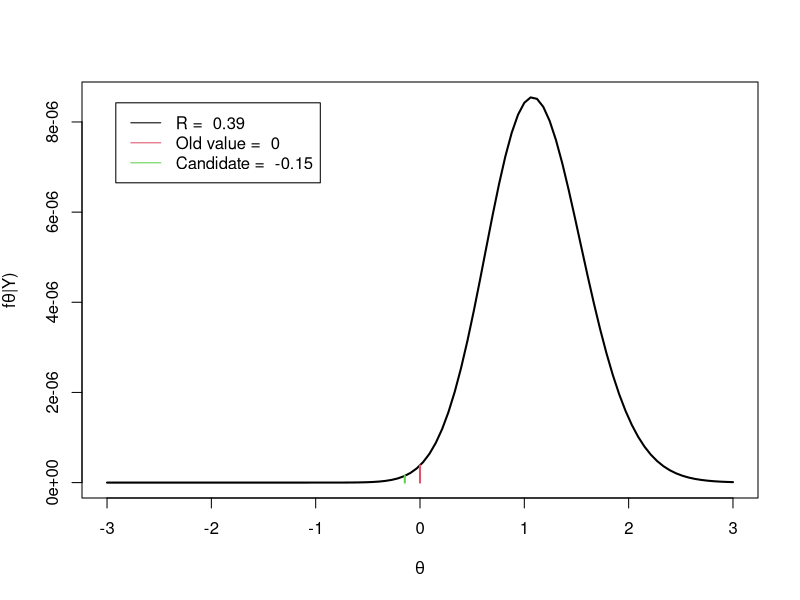
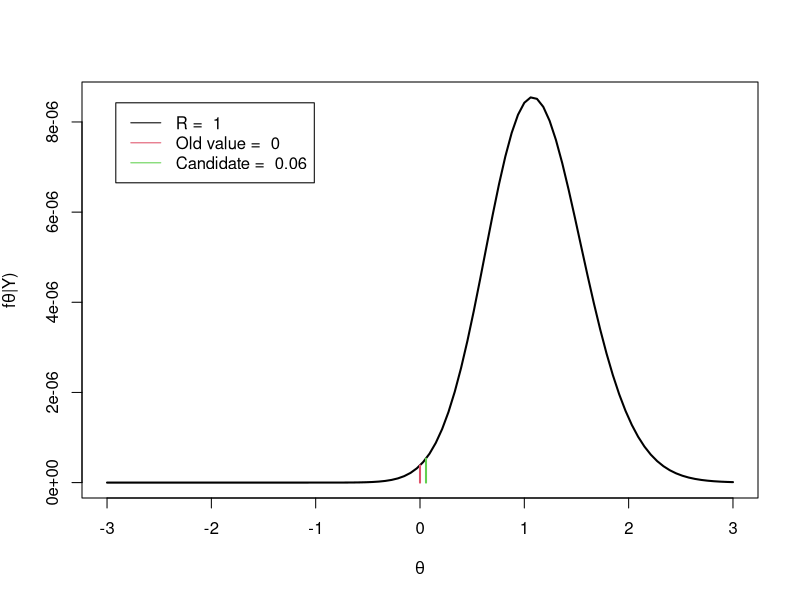
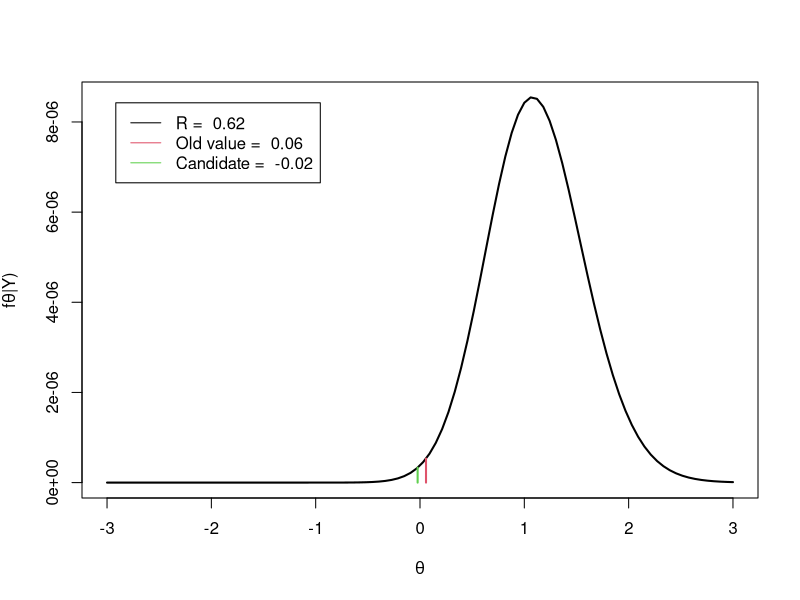
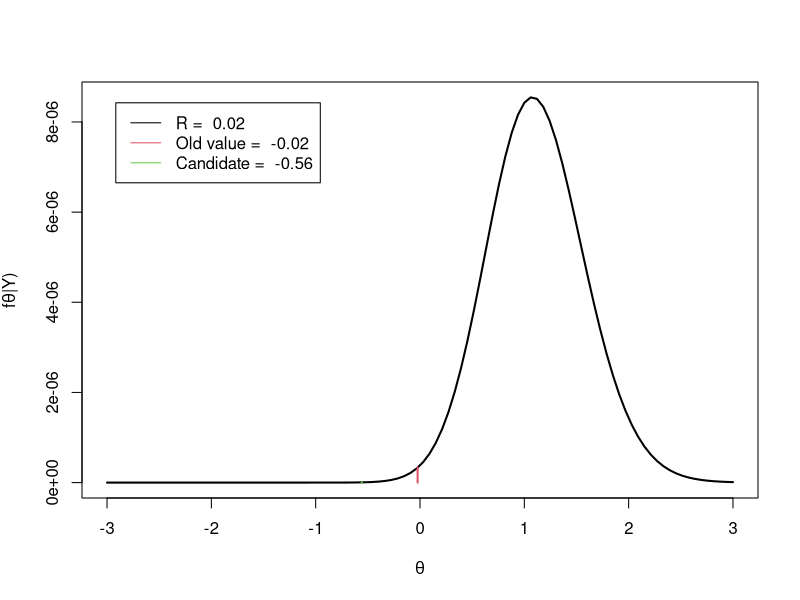
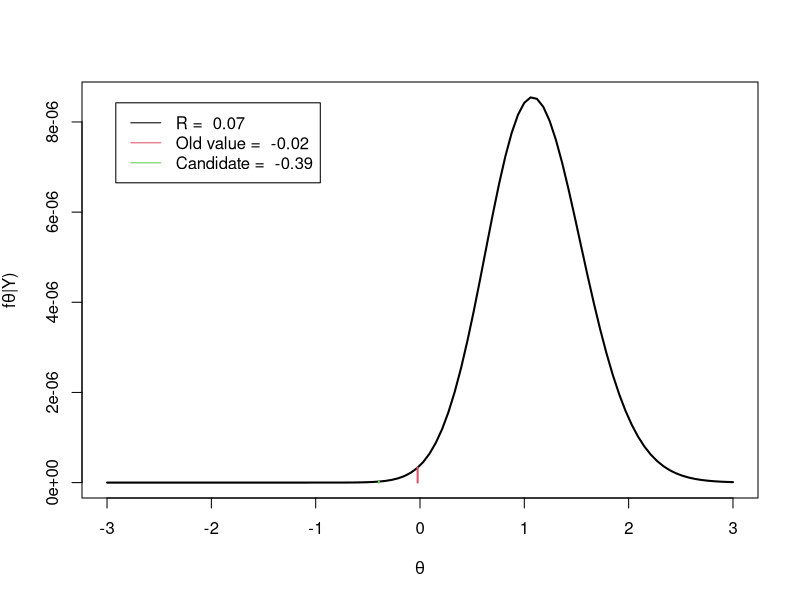
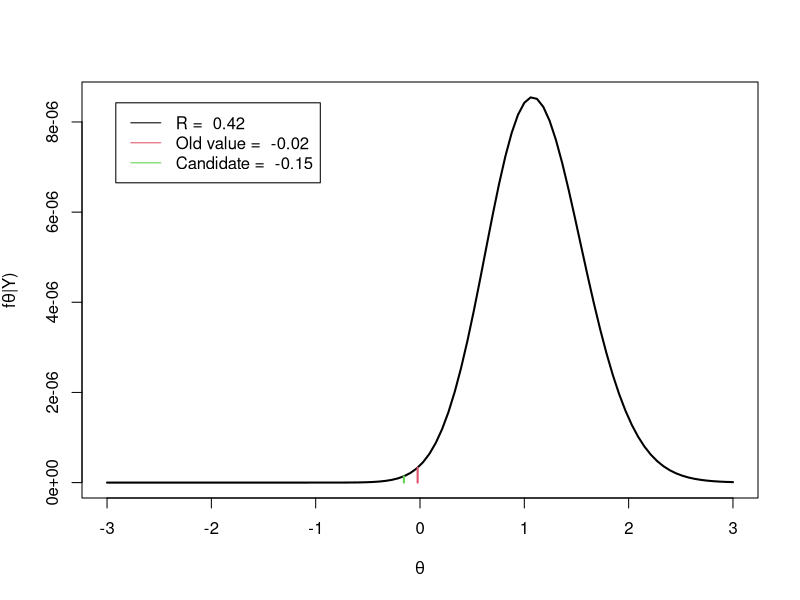
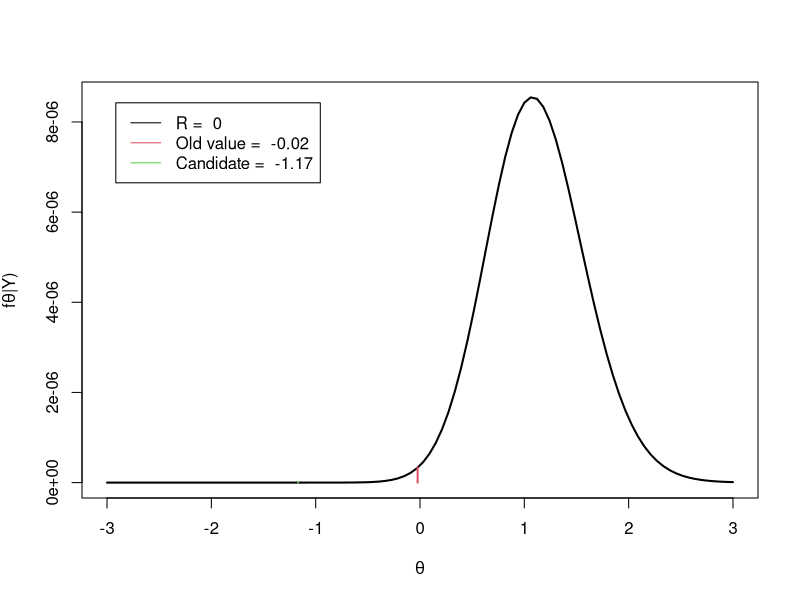
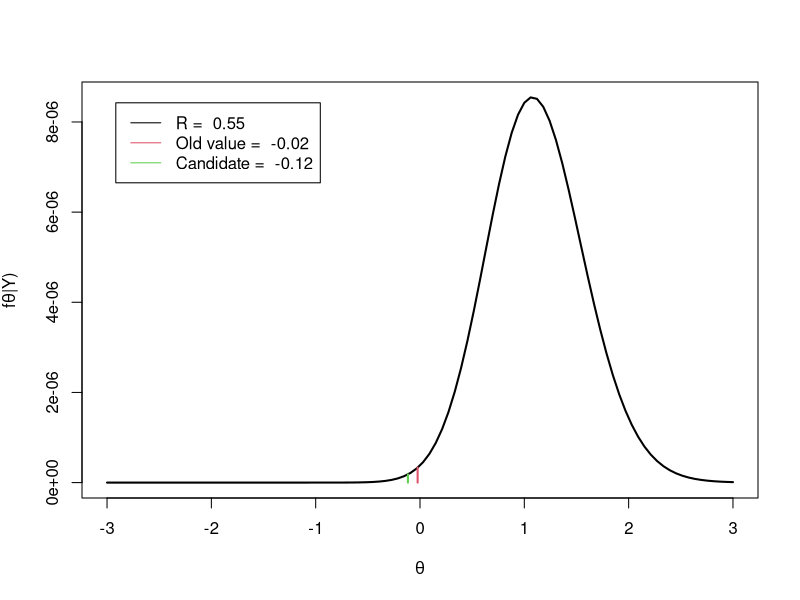

Source code (R) for these figures, in order:
# Step-by-step illustration of Metropolis sampling for a 1D posterior


# Function to compute the posterior distribution:
# Likelihood: Y[i] ~ Bern(expit(theta))
# Prior:      theta ~ Normal(pri_mn,pri_sd)
post <- function(theta,Y,pri_mn=0,pri_sd=1){
  prob  <- exp(theta)/(1+exp(theta))
  prior <- dnorm(theta,pri_mn,pri_sd)
  like  <- prod(dbinom(Y,1,prob))
  return(like*prior)}


# Generate fake data

set.seed(0820)
Y<-rbinom(20,1,0.7)

# Compute the posterior on a grid for reference

theta_grid <- seq(-3,3,length=100)
dense      <- rep(0,100)
for(i in 1:100){
  dense[i]<-post(theta_grid[i],Y)
}


# MCMC set-up

n.iters <- 10000
can_sd  <- 0.5 # Try different values of can_sd to see the effect on the acceptance rate


#initial value

theta      <- 0
keep_theta <- rep(0,n.iters)

# Go!

par(ask=TRUE,mfrow=c(1,1))
for(iter in 1:n.iters){
  
  # Draw a candidate and compute acceptance ratio:
  
  can <- rnorm(1,theta,can_sd)
  p1  <- post(can,Y)
  p2  <- post(theta,Y)
  R   <- p1/p2
  R   <- ifelse(R>1,1,R)
  
  # Plot the candidate:
  
  if(iter<50){
    
    plot(theta_grid,dense,type="l",lwd=2,
         xlab=expression(theta),ylab=expression(paste("f",theta,"|Y)")))
    lines(c(theta,theta),c(0,p2),col=2,lwd=2)
    lines(rep(can,2),c(0,p1),col=3,lwd=2)
    
    leg    <- NULL
    leg[1] <- paste("R = ",round(R,2))
    leg[2] <- paste("Old value = ",round(theta,2))
    leg[3] <- paste("Candidate = ",round(can,2))
    
    legend("topleft",leg,lty=1,col=1:3,inset=0.05)
  }
  
  # Make a decision: 
  
  keep     <- rbinom(1,1,R)==1
  if(keep){
    theta<-can
  }
  keep_theta[iter]<-theta
}

# Plot the results:

par(ask=FALSE,mfrow=c(2,2))
plot(keep_theta,type="l",xlab="MCMC Iteration",ylab=expression(theta),main="Trace plot")
acf(keep_theta)
hist(keep_theta,breaks=50,main="Posterior of theta")
keep_p <- exp(keep_theta)/(1+exp(keep_theta))
hist(keep_p,breaks=50,main="Posterior of p")

